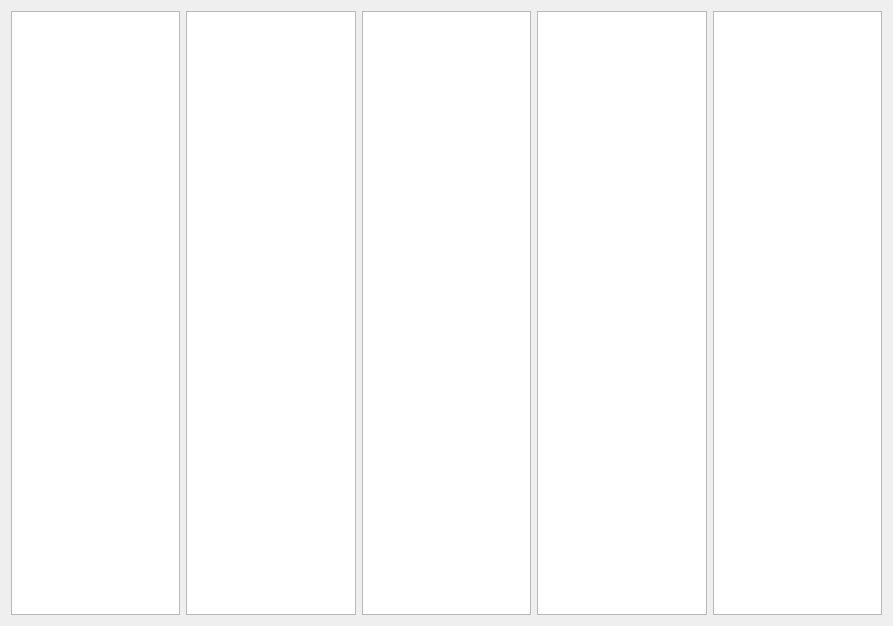
<?xml version="1.0" encoding="UTF-8"?>
<ui version="4.0">
 <class>frmNavListView</class>
 <widget class="QWidget" name="frmNavListView">
  <property name="geometry">
   <rect>
    <x>0</x>
    <y>0</y>
    <width>893</width>
    <height>626</height>
   </rect>
  </property>
  <property name="windowTitle">
   <string>Form</string>
  </property>
  <layout class="QGridLayout" name="gridLayout">
   <item row="0" column="3">
    <widget class="NavListView" name="listView3"/>
   </item>
   <item row="0" column="4">
    <widget class="NavListView" name="listView4"/>
   </item>
   <item row="0" column="5">
    <widget class="NavListView" name="listView5"/>
   </item>
   <item row="0" column="0">
    <widget class="NavListView" name="listView1"/>
   </item>
   <item row="0" column="1">
    <widget class="NavListView" name="listView2"/>
   </item>
  </layout>
 </widget>
 <customwidgets>
  <customwidget>
   <class>NavListView</class>
   <extends>QListView</extends>
   <header>navlistview.h</header>
  </customwidget>
 </customwidgets>
 <resources/>
 <connections/>
</ui>
